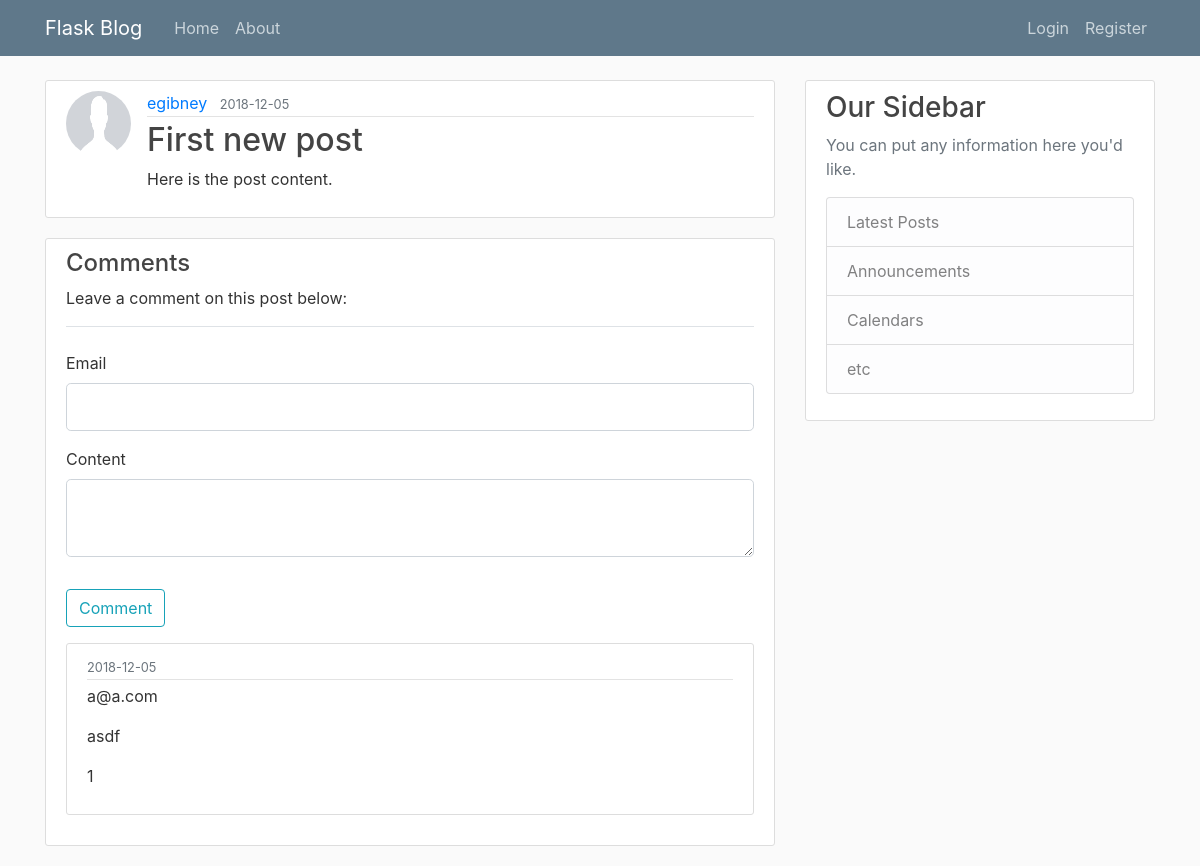
/post/1, run on the app's committed database.
### flaskblog/models.py (models this page shows, shortened)
class User(db.Model, UserMixin):
    id = db.Column(db.Integer, primary_key=True)
    username = db.Column(db.String(20), unique=True, nullable=False)
    email = db.Column(db.String(120), unique=True, nullable=False)
    image_file = db.Column(db.String(20), nullable=False, default='default.jpg')
    password = db.Column(db.String(60), nullable=False)
    posts = db.relationship('Post', backref='author', lazy=True)

class Post(db.Model):
    id = db.Column(db.Integer, primary_key=True)
    title = db.Column(db.String(100), nullable=False)
    date_posted = db.Column(db.DateTime, nullable=False, default=datetime.utcnow)
    content = db.Column(db.Text, nullable=False)
    user_id = db.Column(db.Integer, db.ForeignKey('user.id'), nullable=False)
    comments = db.relationship('Comment', backref='commented_post', lazy=True)

class Comment(db.Model):
    id = db.Column(db.Integer, primary_key=True)
    email = db.Column(db.String(120), nullable=False)
    date_posted = db.Column(db.DateTime, nullable=False, default=datetime.utcnow)
    content = db.Column(db.Text, nullable=False)
    post_id = db.Column(db.Integer, db.ForeignKey('post.id'), nullable=False)

### flaskblog/posts/routes.py (the view)
@posts.route("/post/<int:post_id>", methods=['GET', 'POST'])
def post(post_id):
    post = Post.query.get_or_404(post_id)
    form = CommentForm()
    comments = Comment.query.filter_by(commented_post=post)\
        .order_by(Comment.date_posted.desc())
    if form.validate_on_submit():
        comment = Comment(email=form.email.data, content=form.content.data, commented_post=post)
        db.session.add(comment)
        db.session.commit()
        flash('Your comment has been added!', 'success')
        return redirect(url_for('posts.post', post_id=post.id))
    return render_template('post.html', title=post.title, comments=comments, post=post, form=form)

### flaskblog/posts/forms.py
class CommentForm(FlaskForm):
    email = StringField('Email', validators=[DataRequired(), Email()])
    content = TextAreaField('Content', validators=[DataRequired()])
    submit = SubmitField('Comment')

### flaskblog/templates/post.html (shortened to what this page needs)
{% extends "layout.html" %}
{% block content %}
  <article class="media content-section">
    <img class="rounded-circle article-img" src="{{ url_for('static', filename='profile_pics/' + post.author.image_file) }}">
    <div class="media-body">
      <div class="article-metadata">
        <a class="mr-2" href="{{ url_for('users.user_posts',username=post.author.username) }}">{{ post.author.username }}</a>
        <small class="text-muted">{{ post.date_posted.strftime('%Y-%m-%d') }}</small>
      </div>
      <h2 class="article-title">{{ post.title }}</h2>
      <p class="article-content">{{ post.content }}</p>
    </div>
  </article>
  <article class="media content-section">
    <div class="media-body">
      {% include 'post_comments.html' %}
    </div>
  </article>
{% endblock %}

### flaskblog/templates/post_comments.html (shortened to what this page needs)
<h4>Comments</h4>
<p>Leave a comment on this post below:</p>
<form method="POST" action="">
  <fieldset class="form-group">
    <legend class="border-bottom mb-4">{{ legend }}</legend>
    <div class="form-group">
      {{ form.email.label(class="form-control-label") }}
      {% if form.email.errors %}
        {{ form.email(class="form-control form-control-lg is-invalid") }}
          <div class="invalid-feedback">
            {% for error in form.email.errors %}
              <span>{{ error }}</span>
            {% endfor %}
          </div>
      {% else %}
        {{ form.email(class="form-control form-control-lg") }}
      {% endif %}
    </div>
    <div class="form-group">
      {{ form.content.label(class="form-control-label") }}
      {% if form.content.errors %}
        {{ form.content(class="form-control form-control-lg is-invalid") }}
          <div class="invalid-feedback">
            {% for error in form.content.errors %}
              <span>{{ error }}</span>
            {% endfor %}
          </div>
      {% else %}
        {{ form.content(class="form-control form-control-lg") }}
      {% endif %}
    </div>
  </fieldset>
  <div class="form-group">
    {{ form.submit(class="btn btn-outline-info") }}
  </div>
</form>
{% for comment in comments %}
  <article class="media content-section">
    <div class="media-body">
      <div class="article-metadata">
        <small class="text-muted">{{ comment.date_posted.strftime('%Y-%m-%d') }}</small>
      </div>
      <p>{{ comment.email }}</p>
      <p class="article-content">{{ comment.content }}</p>
      <p>{{ comment.id }}</p>
    </div>
  </article>
{% endfor %}

### flaskblog/static/main.css (style rules this page uses)
body { background: #fafafa; color: #333333; margin-top: 5rem; }
h1, h2, h3, h4, h5, h6 { color: #444444; }
.content-section { background: #ffffff; padding: 10px 20px; border: 1px solid #dddddd; border-radius: 3px; margin-bottom: 20px; }
.article-title { color: #444444; }
.article-content { white-space: pre-line; }
.article-img { height: 65px; width: 65px; margin-right: 16px; }
.article-metadata { padding-bottom: 1px; margin-bottom: 4px; border-bottom: 1px solid #e3e3e3 }

### data on the page
User: image_file (placeholder picture), author.username "egibney"
Post: date_posted "2018-12-05", title "First new post", content "Here is the post content."
Comment: date_posted "2018-12-05", email "a@a.com", content "asdf", id "1"
